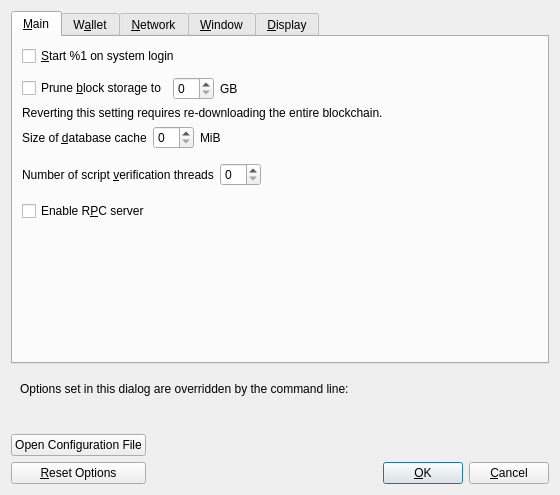
<?xml version="1.0" encoding="UTF-8"?>
<ui version="4.0">
 <class>OptionsDialog</class>
 <widget class="QDialog" name="OptionsDialog">
  <property name="geometry">
   <rect>
    <x>0</x>
    <y>0</y>
    <width>560</width>
    <height>440</height>
   </rect>
  </property>
  <property name="windowTitle">
   <string>Options</string>
  </property>
  <property name="modal">
   <bool>true</bool>
  </property>
  <layout class="QVBoxLayout" name="verticalLayout">
   <item>
    <widget class="QTabWidget" name="tabWidget">
     <property name="currentIndex">
      <number>0</number>
     </property>
     <widget class="QWidget" name="tabMain">
      <attribute name="title">
       <string>&amp;Main</string>
      </attribute>
      <layout class="QVBoxLayout" name="verticalLayout_Main">
       <item>
        <widget class="QCheckBox" name="bitcoinAtStartup">
         <property name="toolTip">
          <string>Automatically start %1 after logging in to the system.</string>
         </property>
         <property name="text">
          <string>&amp;Start %1 on system login</string>
         </property>
        </widget>
       </item>
       <item>
        <spacer name="horizontalSpacer_0_Main">
         <property name="orientation">
          <enum>Qt::Horizontal</enum>
         </property>
         <property name="sizeHint" stdset="0">
          <size>
           <width>40</width>
           <height>5</height>
          </size>
         </property>
        </spacer>
       </item>
       <item>
        <layout class="QHBoxLayout" name="horizontalLayout_Main_Prune">
         <item>
          <widget class="QCheckBox" name="prune">
           <property name="toolTip">
            <string>Enabling pruning significantly reduces the disk space required to store transactions. All blocks are still fully validated. Reverting this setting requires re-downloading the entire blockchain.</string>
           </property>
           <property name="text">
            <string>Prune &amp;block storage to</string>
           </property>
          </widget>
         </item>
         <item>
          <widget class="QSpinBox" name="pruneSize"/>
         </item>
         <item>
          <widget class="QLabel" name="pruneSizeUnitLabel">
           <property name="text">
            <string>GB</string>
           </property>
           <property name="textFormat">
            <enum>Qt::PlainText</enum>
           </property>
          </widget>
         </item>
         <item>
          <spacer name="horizontalSpacer_Main_Prune">
           <property name="orientation">
            <enum>Qt::Horizontal</enum>
           </property>
           <property name="sizeHint" stdset="0">
            <size>
             <width>40</width>
             <height>20</height>
            </size>
           </property>
          </spacer>
         </item>
        </layout>
       </item>
       <item>
        <widget class="QLabel" name="pruneWarning">
         <property name="text">
          <string>Reverting this setting requires re-downloading the entire blockchain.</string>
         </property>
         <property name="textFormat">
          <enum>Qt::PlainText</enum>
         </property>
        </widget>
       </item>
       <item>
        <layout class="QHBoxLayout" name="horizontalLayout_2_Main">
         <item>
          <widget class="QLabel" name="databaseCacheLabel">
           <property name="toolTip">
            <string extracomment="Tooltip text for Options window setting that sets the size of the database cache. Explains the corresponding effects of increasing/decreasing this value.">Maximum database cache size. Make sure you have enough RAM. A larger cache can contribute to faster sync, after which the benefit is less pronounced for most use cases. Lowering the cache size will reduce memory usage. Unused mempool memory is shared for this cache.</string>
           </property>
           <property name="text">
            <string>Size of &amp;database cache</string>
           </property>
           <property name="textFormat">
            <enum>Qt::PlainText</enum>
           </property>
           <property name="buddy">
            <cstring>databaseCache</cstring>
           </property>
          </widget>
         </item>
         <item>
          <widget class="QSpinBox" name="databaseCache"/>
         </item>
         <item>
          <widget class="QLabel" name="databaseCacheUnitLabel">
           <property name="text">
            <string>MiB</string>
           </property>
           <property name="textFormat">
            <enum>Qt::PlainText</enum>
           </property>
          </widget>
         </item>
         <item>
          <spacer name="horizontalSpacer_2_Main">
           <property name="orientation">
            <enum>Qt::Horizontal</enum>
           </property>
           <property name="sizeHint" stdset="0">
            <size>
             <width>40</width>
             <height>20</height>
            </size>
           </property>
          </spacer>
         </item>
        </layout>
       </item>
       <item>
        <layout class="QHBoxLayout" name="horizontalLayout_Main_VerifyLabel">
         <item>
          <widget class="QLabel" name="threadsScriptVerifLabel">
           <property name="toolTip">
            <string extracomment="Tooltip text for Options window setting that sets the number of script verification threads. Explains that negative values mean to leave these many cores free to the system.">Set the number of script verification threads. Negative values correspond to the number of cores you want to leave free to the system.</string>
           </property>
           <property name="text">
            <string>Number of script &amp;verification threads</string>
           </property>
           <property name="textFormat">
            <enum>Qt::PlainText</enum>
           </property>
           <property name="buddy">
            <cstring>threadsScriptVerif</cstring>
           </property>
          </widget>
         </item>
         <item>
          <widget class="QSpinBox" name="threadsScriptVerif">
           <property name="toolTip">
            <string>(0 = auto, &lt;0 = leave that many cores free)</string>
           </property>
          </widget>
         </item>
         <item>
          <spacer name="horizontalSpacer_Main_Threads">
           <property name="orientation">
            <enum>Qt::Horizontal</enum>
           </property>
           <property name="sizeHint" stdset="0">
            <size>
             <width>40</width>
             <height>40</height>
            </size>
           </property>
          </spacer>
         </item>
        </layout>
       </item>
       <item>
        <widget class="QCheckBox" name="enableServer">
         <property name="toolTip">
          <string extracomment="Tooltip text for Options window setting that enables the RPC server.">This allows you or a third party tool to communicate with the node through command-line and JSON-RPC commands.</string>
         </property>
         <property name="text">
          <string extracomment="An Options window setting to enable the RPC server.">Enable R&amp;PC server</string>
         </property>
        </widget>
       </item>
       <item>
        <spacer name="verticalSpacer_Main">
         <property name="orientation">
          <enum>Qt::Vertical</enum>
         </property>
         <property name="sizeHint" stdset="0">
          <size>
           <width>20</width>
           <height>40</height>
          </size>
         </property>
        </spacer>
       </item>
      </layout>
     </widget>
     <widget class="QWidget" name="tabWallet">
      <attribute name="title">
       <string>W&amp;allet</string>
      </attribute>
      <layout class="QVBoxLayout" name="verticalLayout_Wallet">
       <item>
        <widget class="QCheckBox" name="subFeeFromAmount">
         <property name="toolTip">
          <string extracomment="Tooltip text for Options window setting that sets subtracting the fee from a sending amount as default.">Whether to set subtract fee from amount as default or not.</string>
         </property>
         <property name="text">
          <string extracomment="An Options window setting to set subtracting the fee from a sending amount as default.">Subtract &amp;fee from amount by default</string>
         </property>
        </widget>
       </item>
       <item>
        <widget class="QGroupBox" name="groupBoxPqhdPolicy">
         <property name="title">
          <string>Default PQ schemes</string>
         </property>
         <layout class="QFormLayout" name="formLayoutPqhdPolicy">
          <item row="0" column="0">
           <widget class="QLabel" name="pqhdReceiveSchemeLabel">
            <property name="text">
             <string>&amp;Default receive scheme</string>
            </property>
            <property name="buddy">
             <cstring>pqhdDefaultReceiveScheme</cstring>
            </property>
           </widget>
          </item>
          <item row="0" column="1">
           <widget class="QComboBox" name="pqhdDefaultReceiveScheme">
            <property name="toolTip">
             <string>Select the default PQ scheme for new receive addresses.</string>
            </property>
           </widget>
          </item>
          <item row="1" column="0">
           <widget class="QLabel" name="pqhdChangeSchemeLabel">
            <property name="text">
             <string>Default &amp;change scheme</string>
            </property>
            <property name="buddy">
             <cstring>pqhdDefaultChangeScheme</cstring>
            </property>
           </widget>
          </item>
          <item row="1" column="1">
           <widget class="QComboBox" name="pqhdDefaultChangeScheme">
            <property name="toolTip">
             <string>Select the default PQ scheme for change outputs.</string>
            </property>
           </widget>
          </item>
         </layout>
        </widget>
       </item>
       <item>
        <widget class="QGroupBox" name="groupBox">
         <property name="title">
          <string>Expert</string>
         </property>
         <layout class="QVBoxLayout" name="verticalLayout_2">
          <item>
           <widget class="QCheckBox" name="coinControlFeatures">
            <property name="toolTip">
             <string>Whether to show coin control features or not.</string>
            </property>
            <property name="text">
             <string>Enable coin &amp;control features</string>
            </property>
           </widget>
          </item>
          <item>
           <widget class="QCheckBox" name="spendZeroConfChange">
            <property name="toolTip">
             <string>If you disable the spending of unconfirmed change, the change from a transaction cannot be used until that transaction has at least one confirmation. This also affects how your balance is computed.</string>
            </property>
            <property name="text">
             <string>&amp;Spend unconfirmed change</string>
            </property>
           </widget>
          </item>
          <item>
           <widget class="QCheckBox" name="m_enable_psbt_controls">
            <property name="text">
             <string extracomment="An options window setting to enable PSBT controls.">Enable &amp;PSBT controls</string>
            </property>
            <property name="toolTip">
             <string extracomment="Tooltip text for options window setting that enables PSBT controls.">Whether to show PSBT controls.</string>
            </property>
           </widget>
          </item>
         </layout>
        </widget>
       </item>
       <item>
        <widget class="QGroupBox" name="groupBoxHww">
         <property name="title">
          <string>External Signer (e.g. hardware wallet)</string>
         </property>
         <layout class="QVBoxLayout" name="verticalLayoutHww">
          <item>
           <layout class="QHBoxLayout" name="horizontalLayoutHww">
            <item>
             <widget class="QLabel" name="externalSignerPathLabel">
              <property name="text">
               <string>&amp;External signer script path</string>
              </property>
              <property name="buddy">
               <cstring>externalSignerPath</cstring>
              </property>
             </widget>
            </item>
            <item>
             <widget class="QLineEdit" name="externalSignerPath">
              <property name="toolTip">
               <string>Full path to a %1 compatible script (e.g. C:\Downloads\hwi.exe or /Users/you/Downloads/hwi.py). Beware: malware can steal your coins!</string>
              </property>
             </widget>
            </item>
           </layout>
          </item>
         </layout>
        </widget>
       </item>
       <item>
        <spacer name="verticalSpacer_Wallet">
         <property name="orientation">
          <enum>Qt::Vertical</enum>
         </property>
         <property name="sizeHint" stdset="0">
          <size>
           <width>20</width>
           <height>40</height>
          </size>
         </property>
        </spacer>
       </item>
      </layout>
     </widget>
     <widget class="QWidget" name="tabNetwork">
      <attribute name="title">
       <string>&amp;Network</string>
      </attribute>
      <layout class="QVBoxLayout" name="verticalLayout_Network">
       <item>
        <widget class="QCheckBox" name="mapPortNatpmp">
         <property name="toolTip">
          <string>Automatically open the Tidecoin client port on the router. This only works when your router supports PCP or NAT-PMP and it is enabled. The external port could be random.</string>
         </property>
         <property name="text">
          <string>Map port using PCP or NA&amp;T-PMP</string>
         </property>
        </widget>
       </item>
       <item>
        <widget class="QCheckBox" name="allowIncoming">
         <property name="toolTip">
          <string>Accept connections from outside.</string>
         </property>
         <property name="text">
          <string>Allow incomin&amp;g connections</string>
         </property>
        </widget>
       </item>
       <item>
        <widget class="QCheckBox" name="connectSocks">
         <property name="toolTip">
          <string>Connect to the Tidecoin network through a SOCKS5 proxy.</string>
         </property>
         <property name="text">
          <string>&amp;Connect through SOCKS5 proxy (default proxy):</string>
         </property>
        </widget>
       </item>
       <item>
        <layout class="QHBoxLayout" name="horizontalLayout_1_Network">
         <item>
          <widget class="QLabel" name="proxyIpLabel">
           <property name="text">
            <string>Proxy &amp;IP:</string>
           </property>
           <property name="textFormat">
            <enum>Qt::PlainText</enum>
           </property>
           <property name="buddy">
            <cstring>proxyIp</cstring>
           </property>
          </widget>
         </item>
         <item>
          <widget class="QValidatedLineEdit" name="proxyIp">
           <property name="minimumSize">
            <size>
             <width>140</width>
             <height>0</height>
            </size>
           </property>
           <property name="maximumSize">
            <size>
             <width>140</width>
             <height>16777215</height>
            </size>
           </property>
           <property name="toolTip">
            <string>IP address of the proxy (e.g. IPv4: 127.0.0.1 / IPv6: ::1)</string>
           </property>
          </widget>
         </item>
         <item>
          <widget class="QLabel" name="proxyPortLabel">
           <property name="text">
            <string>&amp;Port:</string>
           </property>
           <property name="textFormat">
            <enum>Qt::PlainText</enum>
           </property>
           <property name="buddy">
            <cstring>proxyPort</cstring>
           </property>
          </widget>
         </item>
         <item>
          <widget class="QLineEdit" name="proxyPort">
           <property name="minimumSize">
            <size>
             <width>55</width>
             <height>0</height>
            </size>
           </property>
           <property name="maximumSize">
            <size>
             <width>55</width>
             <height>16777215</height>
            </size>
           </property>
           <property name="toolTip">
            <string>Port of the proxy (e.g. 9050)</string>
           </property>
          </widget>
         </item>
         <item>
          <spacer name="horizontalSpacer_1_Network">
           <property name="orientation">
            <enum>Qt::Horizontal</enum>
           </property>
           <property name="sizeHint" stdset="0">
            <size>
             <width>40</width>
             <height>20</height>
            </size>
           </property>
          </spacer>
         </item>
        </layout>
       </item>
       <item>
        <layout class="QHBoxLayout" name="horizontalLayout_2_Network">
         <item>
          <widget class="QLabel" name="proxyActiveNets">
           <property name="text">
            <string>Used for reaching peers via:</string>
           </property>
           <property name="textFormat">
            <enum>Qt::PlainText</enum>
           </property>
          </widget>
         </item>
         <item>
          <widget class="QCheckBox" name="proxyReachIPv4">
           <property name="enabled">
            <bool>false</bool>
           </property>
           <property name="toolTip">
            <string>Shows if the supplied default SOCKS5 proxy is used to reach peers via this network type.</string>
           </property>
           <property name="text">
            <string/>
           </property>
          </widget>
         </item>
         <item>
          <widget class="QLabel" name="proxyReachIPv4Label">
           <property name="text">
            <string>IPv4</string>
           </property>
           <property name="textFormat">
            <enum>Qt::PlainText</enum>
           </property>
          </widget>
         </item>
         <item>
          <widget class="QCheckBox" name="proxyReachIPv6">
           <property name="enabled">
            <bool>false</bool>
           </property>
           <property name="toolTip">
            <string>Shows if the supplied default SOCKS5 proxy is used to reach peers via this network type.</string>
           </property>
           <property name="text">
            <string/>
           </property>
          </widget>
         </item>
         <item>
          <widget class="QLabel" name="proxyReachIPv6Label">
           <property name="text">
            <string>IPv6</string>
           </property>
           <property name="textFormat">
            <enum>Qt::PlainText</enum>
           </property>
          </widget>
         </item>
         <item>
          <widget class="QCheckBox" name="proxyReachTor">
           <property name="enabled">
            <bool>false</bool>
           </property>
           <property name="toolTip">
            <string>Shows if the supplied default SOCKS5 proxy is used to reach peers via this network type.</string>
           </property>
           <property name="text">
            <string/>
           </property>
          </widget>
         </item>
         <item>
          <widget class="QLabel" name="proxyReachTorLabel">
           <property name="text">
            <string>Tor</string>
           </property>
           <property name="textFormat">
            <enum>Qt::PlainText</enum>
           </property>
          </widget>
         </item>
         <item>
          <spacer name="horizontalSpacer_2_Network">
           <property name="orientation">
            <enum>Qt::Horizontal</enum>
           </property>
           <property name="sizeHint" stdset="0">
            <size>
             <width>40</width>
             <height>20</height>
            </size>
           </property>
          </spacer>
         </item>
        </layout>
       </item>
       <item>
        <widget class="QCheckBox" name="connectSocksTor">
         <property name="toolTip">
          <string>Connect to the Tidecoin network through a separate SOCKS5 proxy for Tor onion services.</string>
         </property>
         <property name="text">
          <string>Use separate SOCKS&amp;5 proxy to reach peers via Tor onion services:</string>
         </property>
        </widget>
       </item>
       <item>
        <layout class="QHBoxLayout" name="horizontalLayout_3_Network">
         <item>
          <widget class="QLabel" name="proxyIpTorLabel">
           <property name="text">
            <string>Proxy &amp;IP:</string>
           </property>
           <property name="textFormat">
            <enum>Qt::PlainText</enum>
           </property>
           <property name="buddy">
            <cstring>proxyIpTor</cstring>
           </property>
          </widget>
         </item>
         <item>
          <widget class="QValidatedLineEdit" name="proxyIpTor">
           <property name="minimumSize">
            <size>
             <width>140</width>
             <height>0</height>
            </size>
           </property>
           <property name="maximumSize">
            <size>
             <width>140</width>
             <height>16777215</height>
            </size>
           </property>
           <property name="toolTip">
            <string>IP address of the proxy (e.g. IPv4: 127.0.0.1 / IPv6: ::1)</string>
           </property>
          </widget>
         </item>
         <item>
          <widget class="QLabel" name="proxyPortTorLabel">
           <property name="text">
            <string>&amp;Port:</string>
           </property>
           <property name="textFormat">
            <enum>Qt::PlainText</enum>
           </property>
           <property name="buddy">
            <cstring>proxyPortTor</cstring>
           </property>
          </widget>
         </item>
         <item>
          <widget class="QLineEdit" name="proxyPortTor">
           <property name="minimumSize">
            <size>
             <width>55</width>
             <height>0</height>
            </size>
           </property>
           <property name="maximumSize">
            <size>
             <width>55</width>
             <height>16777215</height>
            </size>
           </property>
           <property name="toolTip">
            <string>Port of the proxy (e.g. 9050)</string>
           </property>
          </widget>
         </item>
         <item>
          <spacer name="horizontalSpacer_4_Network">
           <property name="orientation">
            <enum>Qt::Horizontal</enum>
           </property>
           <property name="sizeHint" stdset="0">
            <size>
             <width>40</width>
             <height>20</height>
            </size>
           </property>
          </spacer>
         </item>
        </layout>
       </item>
       <item>
        <spacer name="verticalSpacer_Network">
         <property name="orientation">
          <enum>Qt::Vertical</enum>
         </property>
         <property name="sizeHint" stdset="0">
          <size>
           <width>20</width>
           <height>40</height>
          </size>
         </property>
        </spacer>
       </item>
      </layout>
     </widget>
     <widget class="QWidget" name="tabWindow">
      <attribute name="title">
       <string>&amp;Window</string>
      </attribute>
      <layout class="QVBoxLayout" name="verticalLayout_Window">
       <item>
        <widget class="QCheckBox" name="showTrayIcon">
         <property name="toolTip">
          <string>Show the icon in the system tray.</string>
         </property>
         <property name="text">
          <string>&amp;Show tray icon</string>
         </property>
         <property name="checked">
          <bool>true</bool>
         </property>
        </widget>
       </item>
       <item>
        <widget class="QCheckBox" name="minimizeToTray">
         <property name="toolTip">
          <string>Show only a tray icon after minimizing the window.</string>
         </property>
         <property name="text">
          <string>&amp;Minimize to the tray instead of the taskbar</string>
         </property>
        </widget>
       </item>
       <item>
        <widget class="QCheckBox" name="minimizeOnClose">
         <property name="toolTip">
          <string>Minimize instead of exit the application when the window is closed. When this option is enabled, the application will be closed only after selecting Exit in the menu.</string>
         </property>
         <property name="text">
          <string>M&amp;inimize on close</string>
         </property>
        </widget>
       </item>
       <item>
        <spacer name="verticalSpacer_Window">
         <property name="orientation">
          <enum>Qt::Vertical</enum>
         </property>
         <property name="sizeHint" stdset="0">
          <size>
           <width>20</width>
           <height>40</height>
          </size>
         </property>
        </spacer>
       </item>
      </layout>
     </widget>
     <widget class="QWidget" name="tabDisplay">
      <attribute name="title">
       <string>&amp;Display</string>
      </attribute>
      <layout class="QVBoxLayout" name="verticalLayout_Display">
       <item>
        <layout class="QHBoxLayout" name="horizontalLayout_1_Display">
         <item>
          <widget class="QLabel" name="langLabel">
           <property name="text">
            <string>User Interface &amp;language:</string>
           </property>
           <property name="textFormat">
            <enum>Qt::PlainText</enum>
           </property>
           <property name="buddy">
            <cstring>lang</cstring>
           </property>
          </widget>
         </item>
         <item>
          <widget class="QValueComboBox" name="lang">
           <property name="toolTip">
            <string>The user interface language can be set here. This setting will take effect after restarting %1.</string>
           </property>
          </widget>
         </item>
        </layout>
       </item>
       <item>
        <layout class="QHBoxLayout" name="horizontalLayout_2_Display">
         <item>
          <widget class="QLabel" name="unitLabel">
           <property name="text">
            <string>&amp;Unit to show amounts in:</string>
           </property>
           <property name="textFormat">
            <enum>Qt::PlainText</enum>
           </property>
           <property name="buddy">
            <cstring>unit</cstring>
           </property>
          </widget>
         </item>
         <item>
          <widget class="QValueComboBox" name="unit">
           <property name="toolTip">
            <string>Choose the default subdivision unit to show in the interface and when sending coins.</string>
           </property>
          </widget>
         </item>
        </layout>
       </item>
       <item>
        <layout class="QHBoxLayout" name="horizontalLayout_3_Display">
         <item>
          <widget class="QLabel" name="thirdPartyTxUrlsLabel">
           <property name="toolTip">
            <string>Third-party URLs (e.g. a block explorer) that appear in the transactions tab as context menu items. %s in the URL is replaced by transaction hash. Multiple URLs are separated by vertical bar |.</string>
           </property>
           <property name="text">
            <string>&amp;Third-party transaction URLs</string>
           </property>
           <property name="buddy">
            <cstring>thirdPartyTxUrls</cstring>
           </property>
          </widget>
         </item>
         <item>
          <widget class="QLineEdit" name="thirdPartyTxUrls">
           <property name="toolTip">
            <string>Third-party URLs (e.g. a block explorer) that appear in the transactions tab as context menu items. %s in the URL is replaced by transaction hash. Multiple URLs are separated by vertical bar |.</string>
           </property>
           <property name="placeholderText">
            <string notr="true">https://example.com/tx/%s</string>
           </property>
          </widget>
         </item>
        </layout>
       </item>
       <item>
        <layout class="QHBoxLayout" name="horizontalLayout_4_Display">
         <item>
          <widget class="QLabel" name="moneyFontLabel">
           <property name="text">
            <string>Font in the Overview tab: </string>
           </property>
           <property name="buddy">
            <cstring>moneyFont</cstring>
           </property>
          </widget>
         </item>
         <item>
          <widget class="QComboBox" name="moneyFont"/>
         </item>
         <item>
          <widget class="QLabel" name="moneyFont_preview">
           <property name="text">
            <string notr="true">111.11111111 TDC
909.09090909 TDC</string>
           </property>
          </widget>
         </item>
        </layout>
       </item>
       <item>
        <spacer name="verticalSpacer_Display">
         <property name="orientation">
          <enum>Qt::Vertical</enum>
         </property>
         <property name="sizeHint" stdset="0">
          <size>
           <width>20</width>
           <height>40</height>
          </size>
         </property>
        </spacer>
       </item>
      </layout>
     </widget>
    </widget>
   </item>
   <item>
    <widget class="QFrame" name="frame">
     <layout class="QVBoxLayout" name="verticalLayout_Bottom">
      <item>
       <layout class="QHBoxLayout" name="horizontalLayout_Bottom">
        <item>
         <widget class="QLabel" name="overriddenByCommandLineInfoLabel">
          <property name="text">
           <string>Options set in this dialog are overridden by the command line:</string>
          </property>
          <property name="textFormat">
           <enum>Qt::PlainText</enum>
          </property>
         </widget>
        </item>
        <item>
         <spacer name="horizontalSpacer_Bottom">
          <property name="orientation">
           <enum>Qt::Horizontal</enum>
          </property>
          <property name="sizeHint" stdset="0">
           <size>
            <width>40</width>
            <height>20</height>
           </size>
          </property>
         </spacer>
        </item>
       </layout>
      </item>
      <item>
       <widget class="QLabel" name="overriddenByCommandLineLabel">
        <property name="text">
         <string/>
        </property>
        <property name="textFormat">
         <enum>Qt::PlainText</enum>
        </property>
        <property name="wordWrap">
         <bool>true</bool>
        </property>
       </widget>
      </item>
     </layout>
    </widget>
   </item>
   <item>
    <layout class="QHBoxLayout" name="horizontalLayout_Buttons">
     <item>
      <layout class="QVBoxLayout" name="verticalLayout_Buttons">
       <item>
        <widget class="QPushButton" name="openBitcoinConfButton">
         <property name="toolTip">
          <string>Open the %1 configuration file from the working directory.</string>
         </property>
         <property name="text">
          <string>Open Configuration File</string>
         </property>
         <property name="autoDefault">
          <bool>false</bool>
         </property>
        </widget>
       </item>
       <item>
        <widget class="QPushButton" name="resetButton">
         <property name="toolTip">
          <string>Reset all client options to default.</string>
         </property>
         <property name="text">
          <string>&amp;Reset Options</string>
         </property>
         <property name="autoDefault">
          <bool>false</bool>
         </property>
        </widget>
       </item>
      </layout>
     </item>
     <item>
      <spacer name="horizontalSpacer_1">
       <property name="orientation">
        <enum>Qt::Horizontal</enum>
       </property>
       <property name="sizeHint" stdset="0">
        <size>
         <width>40</width>
         <height>48</height>
        </size>
       </property>
      </spacer>
     </item>
     <item>
      <widget class="QLabel" name="statusLabel">
       <property name="minimumSize">
        <size>
         <width>200</width>
         <height>0</height>
        </size>
       </property>
       <property name="font">
        <font>
         <weight>75</weight>
         <bold>true</bold>
        </font>
       </property>
       <property name="text">
        <string/>
       </property>
       <property name="textFormat">
        <enum>Qt::PlainText</enum>
       </property>
       <property name="wordWrap">
        <bool>true</bool>
       </property>
      </widget>
     </item>
     <item>
      <spacer name="horizontalSpacer_2">
       <property name="orientation">
        <enum>Qt::Horizontal</enum>
       </property>
       <property name="sizeHint" stdset="0">
        <size>
         <width>40</width>
         <height>48</height>
        </size>
       </property>
      </spacer>
     </item>
     <item>
      <layout class="QVBoxLayout" name="verticalLayout_4">
       <item>
        <spacer name="verticalSpacer">
         <property name="orientation">
          <enum>Qt::Vertical</enum>
         </property>
         <property name="sizeHint" stdset="0">
          <size>
           <width>20</width>
           <height>40</height>
          </size>
         </property>
        </spacer>
       </item>
       <item>
        <layout class="QHBoxLayout" name="horizontalLayout">
         <item>
          <widget class="QPushButton" name="okButton">
           <property name="text">
            <string>&amp;OK</string>
           </property>
           <property name="autoDefault">
            <bool>false</bool>
           </property>
           <property name="default">
            <bool>true</bool>
           </property>
          </widget>
         </item>
         <item>
          <widget class="QPushButton" name="cancelButton">
           <property name="text">
            <string>&amp;Cancel</string>
           </property>
           <property name="autoDefault">
            <bool>false</bool>
           </property>
          </widget>
         </item>
        </layout>
       </item>
      </layout>
     </item>
    </layout>
   </item>
  </layout>
 </widget>
 <customwidgets>
  <customwidget>
   <class>QValidatedLineEdit</class>
   <extends>QLineEdit</extends>
   <header>qt/qvalidatedlineedit.h</header>
  </customwidget>
  <customwidget>
   <class>QValueComboBox</class>
   <extends>QComboBox</extends>
   <header>qt/qvaluecombobox.h</header>
  </customwidget>
 </customwidgets>
 <resources/>
 <connections/>
</ui>
